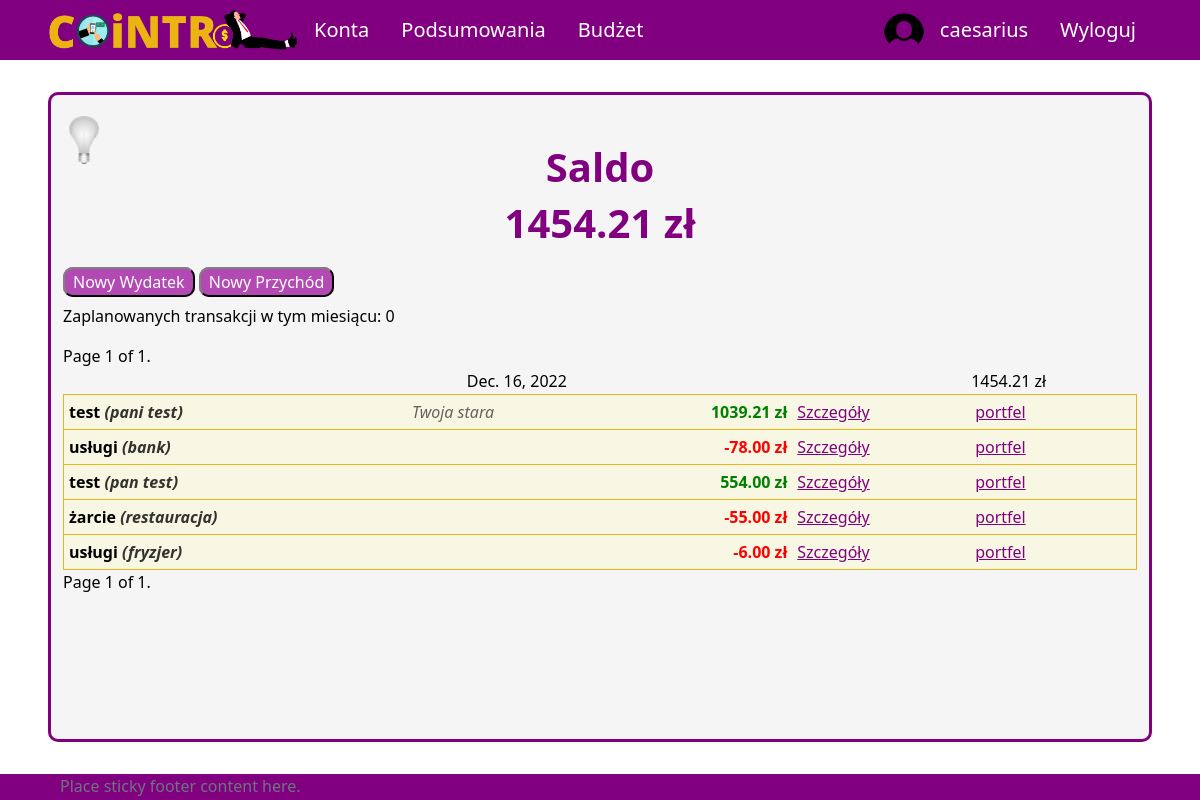
Before: / (signed in) with the older database file.
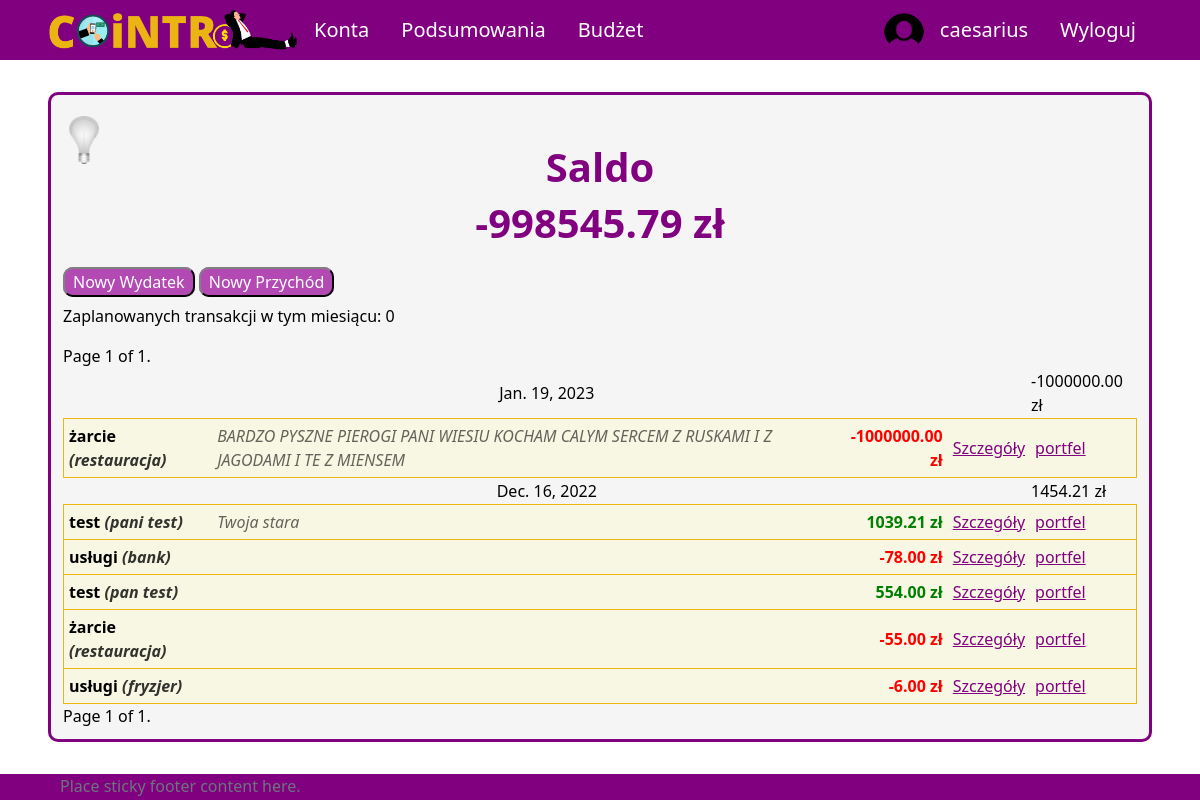
After: the same page with the newer database file.
### UsersApp/models.py (models this page shows, shortened)
class Profile(models.Model):
    user = models.OneToOneField(User, on_delete=models.CASCADE, null=True, blank=True)
    name = models.CharField(max_length=200, blank=True, null=True)
    email = models.EmailField(max_length=400, null=True, blank=True)
    username = models.CharField(max_length=200, blank=True, null=True)
    currency = models.ForeignKey('Currency', on_delete=models.SET_NULL, null=True)
    image = models.ImageField(null=True, blank=True)
    created = models.DateTimeField(auto_now_add=True)
    id = models.UUIDField(default=uuid.uuid4, unique=True,
                            primary_key=True, editable=False)

class Currency(models.Model):
    name = models.CharField(max_length=100)
    access_name = models.CharField(max_length=20) #access_name nazwa aby zdobyć kurs walut
    sign = models.CharField(max_length=5) #znak waluty
    id = models.UUIDField(default=uuid.uuid4, unique=True,
                            primary_key=True, editable=False)

class Category(models.Model):
    SCOPE_CHOICES = (
        ("INCOME", "income"),
        ("EXPENSE", "expense"),
    )
    name = models.CharField(max_length=255)
    owner = models.ForeignKey(Profile, null=True, blank=True, on_delete=models.CASCADE)
    scope = models.CharField(max_length=10, choices=SCOPE_CHOICES) #income / expense - do oddzielenia rodzaju transakcji
    id = models.UUIDField(default=uuid.uuid4, unique=True, primary_key=True, editable=False)
    def __str__(self):
        return self.name

class Subcategory(models.Model):
    name = models.CharField(max_length=255)
    id_category = models.ForeignKey(Category, on_delete=models.CASCADE)
    id = models.UUIDField(default=uuid.uuid4, unique=True, primary_key=True, editable=False)
    def __str__(self):
        return self.name

### aplication/models.py (models this page shows, shortened)
class Transaction(models.Model):
    intervals = {
        'daily': (lambda x: x + timedelta(days=1), 'Codziennie'),
        'weekly': (lambda x: x + timedelta(weeks=1), 'Co tydzień'),
        'biweekly': (lambda x: x + timedelta(weeks=2), 'Co 2 tygodnie'),
        'montly': (lambda x: x + relativedelta(months=+1), 'Co miesiąc')}
    id_account = models.ForeignKey(Account, on_delete=models.CASCADE)
    id_user = models.ForeignKey(Profile, on_delete=models.SET_NULL, null=True) #konto z którego dokonano transakcji zostało usunięte ale transakcja ma pozostać
    id_category = models.ForeignKey(Category, on_delete=models.CASCADE)
    id_subcategory = models.ForeignKey(Subcategory, on_delete=models.SET_NULL, null=True, blank=True)
    currency = models.ForeignKey(Currency, on_delete=models.SET_NULL, null=True)
    repeat = models.CharField(null=True, blank=True, choices=tuple([(k, v[1]) for k, v in intervals.items()]), max_length=50)
    amount = models.DecimalField(max_digits=10, decimal_places=2)
    converted_amount = models.DecimalField(max_digits=10, decimal_places=2)
    transaction_date = models.DateField()
    description = models.CharField(max_length=255, blank=True, null=True)
    id = models.UUIDField(default=uuid.uuid4, unique=True, primary_key=True, editable=False)

class Account(models.Model):
    owner = models.ForeignKey(Profile, null=True, blank=True, on_delete=models.CASCADE)
    name = models.CharField(max_length=30)
    currency = models.ForeignKey(Currency, on_delete=models.SET_NULL, null=True)
    is_shared = models.BooleanField(default=False)
    description = models.CharField(max_length=100, null=True, blank=True)
    id = models.UUIDField(default=uuid.uuid4, unique=True, primary_key=True, editable=False)

### aplication/views/account_views.py (the view)
# urls.py: 2. Add a URL to urlpatterns:  path('', Home.as_view(), name='home')
class Home(TemplateView):
    template_name = 'application/home/home-logout.html'
    def get(self, request):
        if request.user.is_authenticated:
            return showAllTransactions(request)
        else:
            return render(request, self.template_name)

### aplication/services.py (called while the page is built, shortened)
def sumCurrency(all_transactions, currency):
    sum = 0
    today = date.today()
    for tr in all_transactions.filter(~Q(currency=currency)):
        if tr.id_category.scope == 'EXPENSE' and tr.transaction_date < today:
            sum += c.convert(tr.amount, tr.currency.access_name, currency.access_name, date=tr.transaction_date)
        else:
            sum += c.convert(tr.amount, tr.currency.access_name, currency.access_name)
    matchingCurrencySum = all_transactions.filter(Q(currency=currency)).aggregate(Sum('amount'))['amount__sum']
    sum += matchingCurrencySum if matchingCurrencySum is not None else 0
    return round(sum, 2)

def updateTransactions(all_transactions):
    today = date.today()
    repeating = all_transactions.filter(~Q(repeat=None))

### aplication/views/account_views.py (called while the page is built)
@login_required(login_url='login')
def showAllTransactions(request):
    updateTransactions(Transaction.objects.filter(id_user=request.user.profile))
    transactions = Transaction.objects.filter(id_user=request.user.profile)
    page_number = request.GET.get('page')
    prepared = prepareTransactions(transactions, request.user.profile.currency, page_number, 20)
    context = {
        'profile': request.user.profile,
        'daily': prepared[0],
        'balance': prepared[1],
        'future': prepared[2],
        'count': prepared[3],
        'page_obj': prepared[4]
    }
    return render(request, 'application/home/home-login.html', context)

### templates/application/home/home-login.html (shortened to what this page needs)
{% extends 'application/base.html' %}
{% block content %}
    <div class="title">
        <h1>Saldo</h1>
        <h1>{{ balance }} {{ profile.currency.sign }}</h1>
    </div>
    <div class="content-pc">
        <p class="buttons">
            <a class="button" href="{% url 'addAccountless' type='expense' %}">Nowy Wydatek</a>
            <a class="button" href="{% url 'addAccountless' type='income' %}">Nowy Przychód</a>
        </p>
        <p>Zaplanowanych transakcji w tym miesiącu: {{ count }}</p>
        <span class="current">
            Page {{ page_obj.number }} of {{ page_obj.paginator.num_pages }}.
        </span>
        <table>
        {% for date, transactions, value in daily %}
            <tr class="date">
                <td class="center" colspan="4">{{ date }}</td>
                <td>{{ value }} {{ profile.currency.sign }}</td>
            </tr>
            {% for tr in transactions %}
                <tr class="transaction">
                    <td id="transaction-category" class="bold">{{ tr.id_category }}
                        {% if tr.id_subcategory %}
                        <span id="transaction-subcategory">({{ tr.id_subcategory }})</span>
                        {% else %}
                        <span id="transaction-subcategory"></span>
                        {% endif %}
                        </td>
                    {% if tr.description %}
                    <td id="transaction-description">{{ tr.description }}</td>
                    {% else %}
                    <td id="transaction-description"></td>
                    {% endif %}
                    {% if tr.converted_amount >= 0 %}
                        <td id="transaction-amount" class="income">{{ tr.amount }} {{ tr.currency.sign }}</td>
                    {% else %}
                        <td id="transaction-amount" class="expense">{{ tr.amount }} {{ tr.currency.sign }}</td>
                    {% endif %}
                    <td><a class="purple" href="{% url 'showTransaction' tr.id 1 %}">Szczegóły</a></td>
                    <td id="transaction-account">
                        <a id="tr-acc-link" class="purple" href="{% url 'account' pk=tr.id_account.id %}">{{ tr.id_account.name }}</a>
                    </td>
                </tr>
            {% endfor %}
        {% endfor %}
        </table>
    </div>
    <span class="current">
        Page {{ page_obj.number }} of {{ page_obj.paginator.num_pages }}.
    </span>
{% endblock  %}

### templates/application/base.html (shortened to what this page needs)
{%load static%}
<!DOCTYPE html>
<html lang="pl">
<head>
    <link href="https://cdn.jsdelivr.net/npm/bootstrap@5.2.2/dist/css/bootstrap.min.css" rel="stylesheet">
    <link rel="stylesheet" type="text/css" href="{% static 'css/style.css' %}">
</head>
<body onload="checkColorMode()">
    <nav class="nav" id="navigation">
        {% if user.is_authenticated %}
        <ul class="nav justify-content-start">
            <li class="nav-item" id="logo-li"><a id="logo-link" class="nav-link" href="{% url 'home' %}">
                <img onmouseover="logoHover()" onmouseout="logoOut()" id="app-logo" src="{% static 'images/logo.png' %}">
            </a>
            <li class="nav-item"><a class="nav-link" href="{% url 'all-accounts' %}">Konta</a></li>
            <li class="nav-item"><a class="nav-link" href="{% url 'summary' %}">Podsumowania</a></li>
            <li class="nav-item"><a class="nav-link" href="{% url 'budget' %}">Budżet</a></li>
        </ul>
        <ul class="nav justify-content-end">
            <img src="{% static 'images/circle_user_image.png' %}", style="border-radius: 50%; width: 40px;">
            <li class="nav-item"><a class="nav-link" href="{% url 'profile' %}">{{ user.username }}</a></li>
            <li class="nav-item"><a class="nav-link" href="{% url 'logout' %}">Wyloguj</a></li>
        </ul>
        {% endif %}
    </nav>
    <div id = "site-content">
        <button onclick="darkMode()" id="dark-mode-button"><img id="light-bulb" src="{% static 'images/bulb_off.png' %}" /></button>
        {% block content %}
        {% endblock %}
    </div>
    <footer class="footer">
        <div class="container">
            <span class="text-muted">Place sticky footer content here.</span>
        </div>
    </footer>
</body>
</html>

### aplication/static/css/style.css (style rules this page uses)
body { background-color: white; color: black; }
#navigation { position: fixed; top: 0; width: 100%; z-index: 9; }
a.nav-link { color: white; font-size: 20px; }
ul.nav { align-items: center; }
nav.nav { height: 60px; background-color: purple; justify-content: space-between; padding-left: 4vw; padding-right: 4vw; }
#logo-link { padding: 0; }
#app-logo { width: 250px; }
#site-content { min-height: calc(100vh - 60px - 4vh - (60px - 4vh) - 30px); margin-top: calc(60px + 4vh); margin-bottom: 4vh; margin-left: 4vw; margin-right: 4vw; padding-left: 1vw; padding-right: 1vw; padding-top: 1vh; padding-bottom: 1vh; border: 3px solid purple; border-radius: 10px; background-color: whitesmoke; position: relative; }
#dark-mode-button { position: absolute; top: 20px; }
#dark-mode-button > img { width: 30px; }
div.title { padding-top: 5vh; display: flex; align-items: center; flex-direction: column; }
div.title h1 { color: purple; font-size: 40px; font-weight: bold; }
div.content-pc { margin-top: 15px; }
tr.transaction { border: 1px solid rgb(236, 182, 19); border-collapse: collapse; background-color: rgba(250, 250, 210, 0.5); }
tr.transaction > td { padding: 5px; }
#transaction-subcategory { font-style: italic; color: rgba(0, 0, 0, 0.8); }
#transaction-description { font-style: italic; color: rgba(0, 0, 0, 0.6); }
#transaction-amount { text-align: end; font-weight: bold; }
.income { color: green; }
.expense { color: red; }
#tr-acc-link { color: purple; }
p.buttons { margin: 10px 0px; }
.button { background-color: rgba(163, 31, 163, 0.8); color: white; padding: 2px 8px; border: 2px solid; border-radius: 10px; border-color: grey black black grey; text-decoration: none; }
.purple { color: purple; }
.center { text-align: center; }
.bold { font-weight: bold; }
footer { height: 30px; background-color: purple; justify-content: space-between; padding-left: 4vw; padding-right: 4vw; }
button { background-color: rgba(0, 0, 0, 0); border: none; }
table { width: 100%; }
tr { width: 100%; }

Changed rows visible on the page:
added Transaction: daily "Jan. 19, 2023", id_category "żarcie", id_subcategory "restauracja", description "BARDZO PYSZNE PIEROGI PANI WIESIU KOCHAM CALYM SERCEM Z RUSKAMI I Z JAGODAMI I TE Z MIENSEM", amount "-1000000.00", currency.sign "zł", id_account.name "portfel"
Other visible differences:
{{ balance }}: "1454.21" → "-998545.79"
new list line: "-1000000.00"
new list line: "zł"
